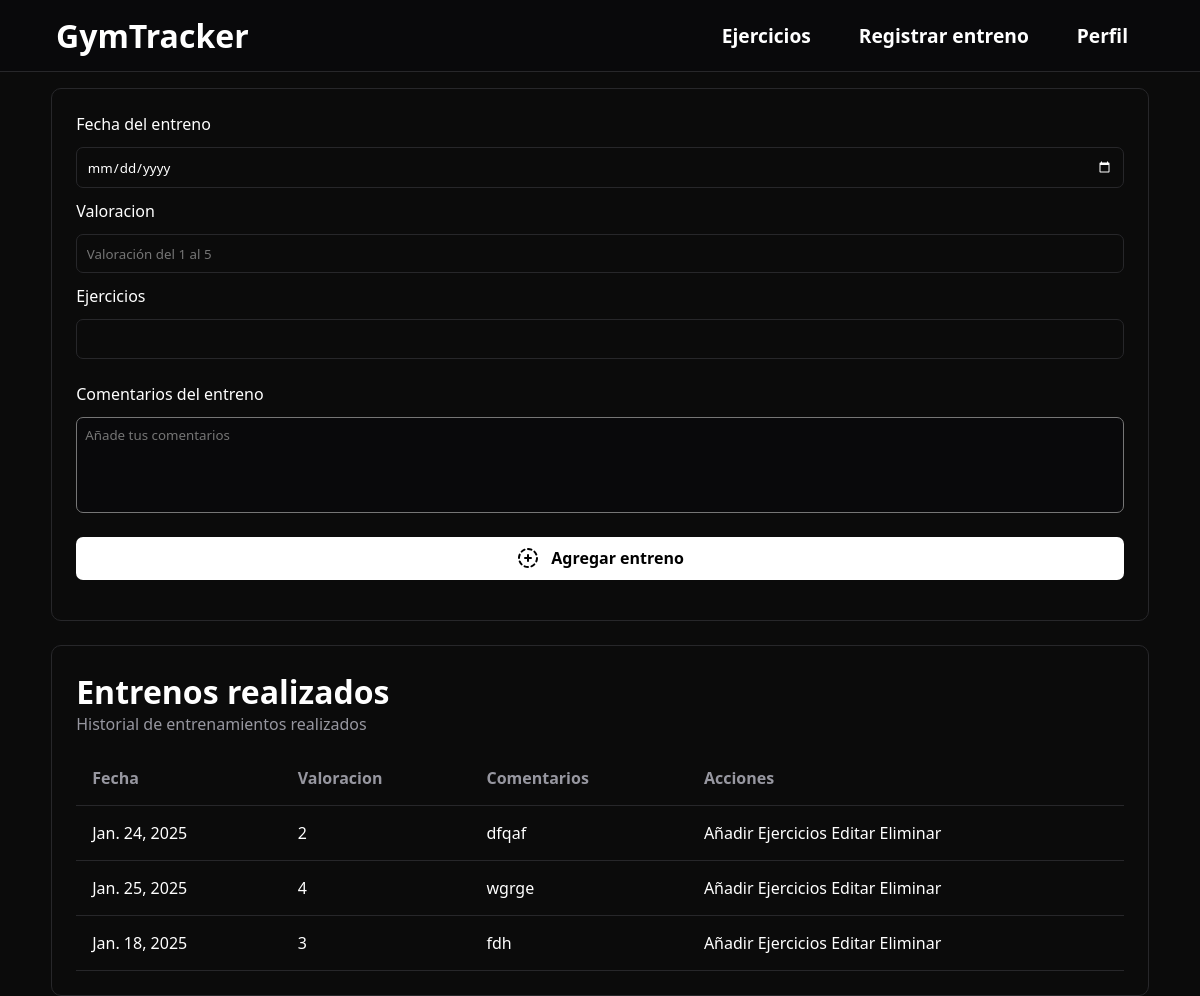
/registrarEntreno (signed in), run on the app's committed database.
### gymApp/models.py (models this page shows, shortened)
class Entreno(models.Model):
    usuario = models.ForeignKey(User, on_delete=models.CASCADE)
    fecha = models.DateField()
    valoracion = models.IntegerField()
    numero_ejercicios = models.IntegerField()
    ejercicios = models.ForeignKey(Ejercicio, on_delete=models.CASCADE, null=True, blank=True)
    comentarios = models.CharField(max_length=300, null=True)
    class Meta:
        verbose_name = 'Entreno'
        verbose_name_plural = 'Entrenos'

### gymApp/views.py (the view, shortened to what this page needs)
# urls.py: path('registrarEntreno', RegistrarEntreno.as_view(), name='registrarEntreno'),
class RegistrarEntreno(LoginRequiredMixin, CreateView):
    template_name = 'gymApp/registrarEntreno.html'
    form_class = RegistrarEntrenamiento
    success_url = reverse_lazy('registrarEntreno')
    def get_context_data(self, **kwargs):
        contexto = super().get_context_data(**kwargs)
        contexto['entrenos'] = Entreno.objects.all()
        return contexto

### gymApp/forms.py
class RegistrarEntrenamiento(forms.ModelForm):
    class Meta:
        model = Entreno
        fields = ['fecha', 'valoracion', 'numero_ejercicios', 'comentarios']
        widgets = {
            'fecha': forms.DateInput(attrs={
                'type': 'date'
            }),
            'valoracion': forms.NumberInput(attrs={
                'min': 1,
                'max': 5,
                'placeholder': 'Valoración del 1 al 5'
            }),
            'comentarios': forms.Textarea(attrs={
                'placeholder': 'Añade tus comentarios',
                'style': 'resize:none;'
            }),
        }

### gymApp/templates/gymApp/registrarEntreno.html (shortened to what this page needs)
{% extends 'gymApp/base.html' %}
{% block header %}
    <header class="header-noprincipal">
        <a href="{% url 'principal' %}">
            <h1>GymTracker</h1>
        </a>
        <div class="lista-enlaces">
            <a href="{% url 'anadirEjercicio' %}">Ejercicios</a>
            <a href="{% url 'registrarEntreno' %}">Registrar entreno</a>
            {% if user.is_authenticated %}
                    <a class="open_submenu">Perfil</a>
            {% else %}
                    <a href="{% url 'login' %}">Iniciar sesión</a>
                    <a href="{% url 'registroUsuario' %}">Registrate</a>
            {% endif %}
        </div>
    </header>
{% endblock %}
{% block contenido %}
<main id="main-entreno">
    <section id="registro-entreno">
        <form action="" method="post" id="form-entreno">
            <label>Fecha del entreno</label>
            {{ form.fecha }}
            <label>Valoracion</label>
            {{ form.valoracion }}
            <label>Ejercicios</label>
            {{ form.numero_ejercicios }}
            <div id="div-comentarios">
                <label id="label-comentario">Comentarios del entreno</label>
                {{ form.comentarios }}
            </div>
            <button type="submit" class="boton-agregar">
                    Agregar entreno
                </button>
        </form>
    </section>
    <section id="seccion-entrenos">
        <h1>Entrenos realizados</h1>
        <p>Historial de entrenamientos realizados</p>
        <table id="tabla-entrenos">
            <thead>
                <tr>
                    <th>Fecha</th>
                    <th>Valoracion</th>
                    <th>Comentarios</th>
                    <th>Acciones</th>
                </tr>
            </thead>
            <tbody>
                {% for entreno in entrenos %}
                    <tr>
                        <td>{{ entreno.fecha }}</td>
                        <td>{{ entreno.valoracion }}</td>
                        <td>{{ entreno.comentarios }}</td>
                        <td>
                            <a href="{% url 'anadirEjercicioRealizado' entreno.id %}">Añadir Ejercicios</a>
                            <a href="#">Editar</a>
                            <a href="#">Eliminar</a>
                        </td>
                    </tr>
                {% endfor %}
            </tbody>
        </table>
    </section>
</main>
{% endblock %}

### gymApp/static/css/base.css (style rules this page uses)
:root { --color-primario: #09090b; --gris-clarito: #39393b; --color-hover: #5c5b5b; --color-submenu: #1c1c1e; --color-texto: #ffffff; }
* { margin: 0; font-family: system-ui, -apple-system, BlinkMacSystemFont, 'Segoe UI', Roboto, Oxygen, Ubuntu, Cantarell, 'Open Sans', 'Helvetica Neue', sans-serif; box-sizing: border-box; }
body { background-color: rgb(11, 11, 11); color: white; display: grid; height: 100vh; grid-template-rows: 9vh 91% 1fr; }
.header-noprincipal { background-color: var(--color-primario); display: flex; align-items: center; justify-content: space-between; padding: 0px 3.5rem; border-bottom: #27272a 1px solid; }
.header-noprincipal .lista-enlaces { display: flex; gap: 1rem; position: relative; }
.header-noprincipal .lista-enlaces a:not(.enlaces-desplegable) { text-decoration: none; padding: 1rem; font-size: larger; font-weight: bold; border-radius: 10px; transition: all 100ms linear; }
.header-noprincipal a { color: white; text-decoration: none; cursor: pointer; }

### gymApp/static/css/formularios.css (style rules this page uses)
:root { --color-primario: #09090b; --gris-clarito: #39393b; --bordes: #27272a; }
* { box-sizing: border-box; }

### gymApp/static/css/añadirEjercicio.css (style rules this page uses)
:root { --color-primario: #09090b; --gris-clarito: #39393b; --azul-sombra: #1f89b0; }
html { scroll-behavior: smooth; }

### gymApp/static/css/añadirEntreno.css (style rules this page uses)
:root { --color-primario: #09090b; --gris-clarito: #39393b; --azul-sombra: #1f89b0; --bordes: #27272a; }
* { box-sizing: border-box; }
#main-entreno { padding: 1rem 3.2rem; }
#registro-entreno { min-width: 25%; border: var(--bordes) 1px solid; padding: 1.5rem; border-radius: 10px; margin-bottom: 1.5rem; }
#form-entreno { display: flex; flex-direction: column; gap: .75rem; }
#form-entreno input { width: 100%; padding: .6rem; color: white; background-color: transparent; border: var(--bordes) 1px solid; border-radius: 7px; }
#form-entreno textarea { padding: .5rem; height: 6rem; background: var(--color-primario); color: white; border-radius: 7px; }
#form-entreno button { background-color: white; width: 100%; padding: .6rem; border: none; border-radius: 7px; color: black; font-size: medium; font-weight: bold; transition: all 300ms linear; cursor: pointer; margin-bottom: 1rem; }
#div-comentarios { display: flex; flex-direction: column; gap: .75rem; margin-top: .75rem; margin-bottom: .75rem; }
#id_comentarios { height: 6rem; background: var(--color-primario); color: white; border-radius: 7px; }
.boton-agregar { background-color: white; width: 100%; display: flex; align-items: center; justify-content: center; gap: .7rem; padding: .6rem; border: none; border-radius: 7px; color: black; font-size: medium; font-weight: bold; transition: all 300ms linear; cursor: pointer; margin-bottom: 1rem; }
#seccion-entrenos h1 { font-size: 2rem; }
#seccion-entrenos p { color: #9797a0; margin-bottom: 1rem; }
#seccion-entrenos { width: 100%; border: var(--bordes) 1px solid; border-radius: 10px; padding: 1.5rem; box-sizing: border-box; margin-bottom: 1rem; }
#tabla-entrenos { width: 100%; border-collapse: collapse; box-sizing: border-box; }
#tabla-entrenos th, #tabla-entrenos td { text-align: left; vertical-align: middle; border-bottom: solid 1px var(--bordes); padding: 1rem; }
#tabla-entrenos th { color: #9797a0; }
#tabla-entrenos td a { color: white; text-decoration: none; }

### gymApp/static/css/anadirEjercicioRealizado.css (style rules this page uses)
:root { --color-primario: #09090b; --gris-clarito: #39393b; --color-hover: #5c5b5b; --color-submenu: #1c1c1e; --color-texto: #ffffff; }
* { box-sizing: border-box; }

### data on the page
Entreno: fecha "Jan. 24, 2025", valoracion "2", comentarios "dfqaf"
Entreno: fecha "Jan. 25, 2025", valoracion "4", comentarios "wgrge"
Entreno: fecha "Jan. 18, 2025", valoracion "3", comentarios "fdh"
